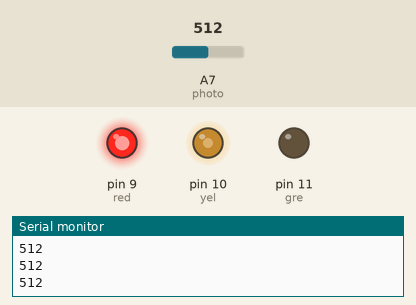
This sketch was run on a simulated Arduino Nano, built with avr-gcc and run on an emulated ATmega328P. Shown: output pins drawn as LEDs (lit = HIGH), the last lines printed to the serial monitor. Inputs (shaded band) come from the test bench; at power-on: A7 (photo) = 512.

Above: at 1.2 s.
1.3 s: A7 (photo) set to 332
At 1.6 s:
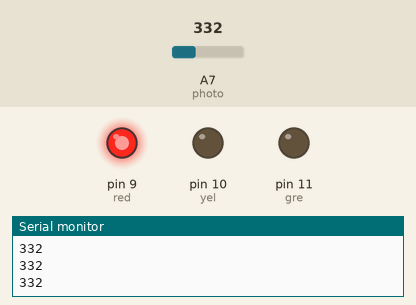
2.8 s: A7 (photo) set to 351
At 4.0 s:
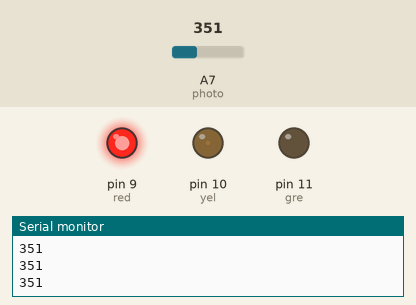
4.3 s: A7 (photo) set to 511
At 5.5 s:
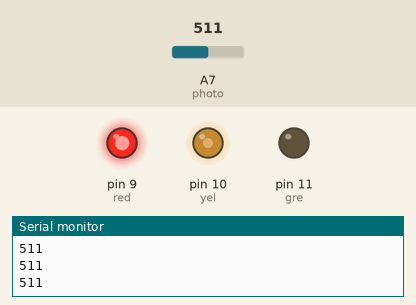
5.8 s: A7 (photo) set to 692
At 7.0 s:
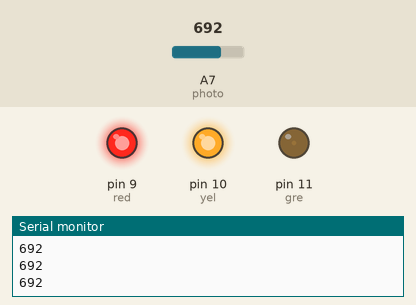
7.3 s: A7 (photo) set to 673
At 8.4 s:
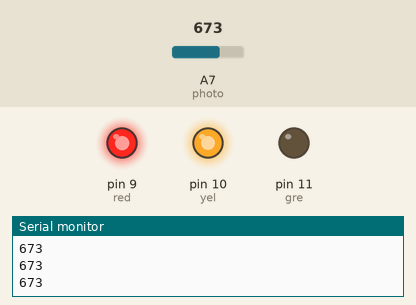
8.8 s: A7 (photo) set to 900
At 9.8 s:
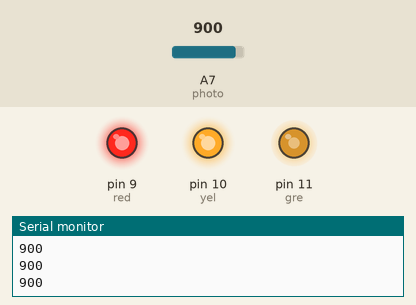
Timing chart, 0 to 11.3 s (numbered marks = the images above; inputs shaded):
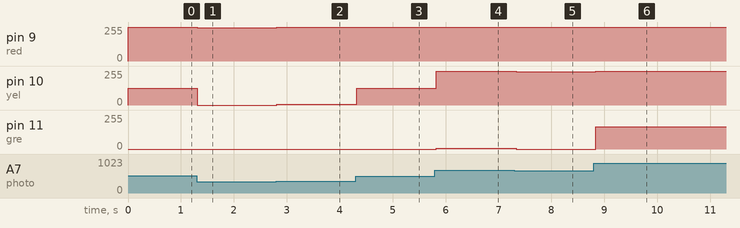

Measured:
- after the input at 1.3 s, pin 9 (red): 255/255 → 248/255 at once; pin 10 (yel): 127/255 → 0/255 at once
- after the input at 2.8 s, pin 9 (red): 248/255 → 255/255 at once; pin 10 (yel): 0/255 → 7/255 at once
- after the input at 4.3 s, pin 10 (yel): 7/255 → 127/255 at once
- after the input at 5.8 s, pin 10 (yel): 127/255 → 255/255 at once; pin 11 (gre): 0/255 → 7/255 at once
- after the input at 7.3 s, pin 10 (yel): 255/255 → 248/255 at once; pin 11 (gre): 7/255 → 0/255 at once
- after the input at 8.8 s, pin 10 (yel): 248/255 → 255/255 at once; pin 11 (gre): 0/255 → 166/255 at once

The sketch:

LedPwmControl.ino
```cpp
int photo = A7;
int red = 9;
int yel = 10;
int gre = 11;
int thre = 100;

void setup() {
  Serial.begin(9600);
}

void loop() {
  int val = analogRead(photo);
  Serial.println(val);

  int redB = map(val, 0, 341, 0, 255);
  int yelB = map(val, 341, 682, 0, 255);
  int greB = map(val, 682, 1015, 0, 255);


  if (val <= 341) {
    analogWrite(red, redB);
    analogWrite(yel, 0);
    analogWrite(gre, 0);
  } else if (val > 342 && val <= 682) {
    analogWrite(red, 255);
    analogWrite(yel, yelB);
    analogWrite(gre, 0);
  } else if (val > 683) {
    analogWrite(red, 255);
    analogWrite(yel, 255);
    analogWrite(gre, greB);
  }

  delay(100);

}
```
